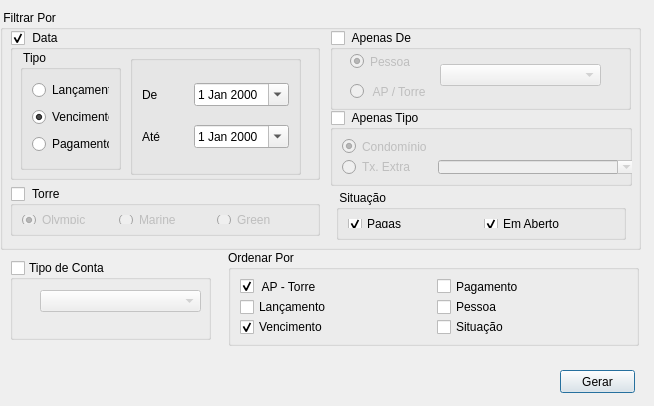
<?xml version="1.0" encoding="UTF-8"?>
<ui version="4.0">
 <class>actoReceiveReport</class>
 <widget class="QDialog" name="actoReceiveReport">
  <property name="geometry">
   <rect>
    <x>0</x>
    <y>0</y>
    <width>654</width>
    <height>406</height>
   </rect>
  </property>
  <property name="windowTitle">
   <string>Dialog</string>
  </property>
  <widget class="QGroupBox" name="groupBox_5">
   <property name="geometry">
    <rect>
     <x>0</x>
     <y>10</y>
     <width>641</width>
     <height>240</height>
    </rect>
   </property>
   <property name="title">
    <string> Filtrar Por</string>
   </property>
   <widget class="QGroupBox" name="groupBoxFilterData">
    <property name="geometry">
     <rect>
      <x>10</x>
      <y>20</y>
      <width>310</width>
      <height>150</height>
     </rect>
    </property>
    <property name="title">
     <string> Data </string>
    </property>
    <property name="checkable">
     <bool>true</bool>
    </property>
    <property name="checked">
     <bool>true</bool>
    </property>
    <widget class="QGroupBox" name="groupBox_7">
     <property name="geometry">
      <rect>
       <x>10</x>
       <y>20</y>
       <width>101</width>
       <height>120</height>
      </rect>
     </property>
     <property name="title">
      <string> Tipo </string>
     </property>
     <layout class="QVBoxLayout" name="verticalLayout_2">
      <item>
       <widget class="QRadioButton" name="radioButtonFilterIssue">
        <property name="text">
         <string>Lançamento</string>
        </property>
        <property name="checked">
         <bool>false</bool>
        </property>
       </widget>
      </item>
      <item>
       <widget class="QRadioButton" name="radioButtonFilterVencto">
        <property name="text">
         <string>Vencimento</string>
        </property>
        <property name="checked">
         <bool>true</bool>
        </property>
       </widget>
      </item>
      <item>
       <widget class="QRadioButton" name="radioButtonFilterPayment">
        <property name="text">
         <string>Pagamento</string>
        </property>
       </widget>
      </item>
     </layout>
    </widget>
    <widget class="QGroupBox" name="groupBox_8">
     <property name="geometry">
      <rect>
       <x>120</x>
       <y>25</y>
       <width>171</width>
       <height>120</height>
      </rect>
     </property>
     <property name="title">
      <string/>
     </property>
     <layout class="QGridLayout" name="gridLayout">
      <item row="0" column="0">
       <widget class="QLabel" name="label">
        <property name="text">
         <string>De</string>
        </property>
       </widget>
      </item>
      <item row="0" column="1">
       <widget class="QDateEdit" name="dateEditFrom">
        <property name="calendarPopup">
         <bool>true</bool>
        </property>
       </widget>
      </item>
      <item row="1" column="0">
       <widget class="QLabel" name="label_2">
        <property name="text">
         <string>Até</string>
        </property>
       </widget>
      </item>
      <item row="1" column="1">
       <widget class="QDateEdit" name="dateEditUntil">
        <property name="calendarPopup">
         <bool>true</bool>
        </property>
       </widget>
      </item>
     </layout>
    </widget>
   </widget>
   <widget class="QGroupBox" name="groupBoxFilterApenasDe">
    <property name="geometry">
     <rect>
      <x>330</x>
      <y>20</y>
      <width>301</width>
      <height>80</height>
     </rect>
    </property>
    <property name="title">
     <string> Apenas De </string>
    </property>
    <property name="checkable">
     <bool>true</bool>
    </property>
    <property name="checked">
     <bool>false</bool>
    </property>
    <widget class="QRadioButton" name="radioButtonPeople">
     <property name="geometry">
      <rect>
       <x>20</x>
       <y>23</y>
       <width>82</width>
       <height>17</height>
      </rect>
     </property>
     <property name="text">
      <string>Pessoa</string>
     </property>
     <property name="checked">
      <bool>true</bool>
     </property>
    </widget>
    <widget class="QRadioButton" name="radioButtonAPTorre">
     <property name="geometry">
      <rect>
       <x>20</x>
       <y>53</y>
       <width>82</width>
       <height>17</height>
      </rect>
     </property>
     <property name="text">
      <string> AP / Torre</string>
     </property>
    </widget>
    <widget class="QComboBox" name="comboBoxPessoaAp">
     <property name="geometry">
      <rect>
       <x>110</x>
       <y>34</y>
       <width>161</width>
       <height>22</height>
      </rect>
     </property>
    </widget>
   </widget>
   <widget class="QGroupBox" name="groupBoxApenasTipo">
    <property name="geometry">
     <rect>
      <x>330</x>
      <y>100</y>
      <width>302</width>
      <height>76</height>
     </rect>
    </property>
    <property name="title">
     <string> Apenas Tipo</string>
    </property>
    <property name="checkable">
     <bool>true</bool>
    </property>
    <property name="checked">
     <bool>false</bool>
    </property>
    <layout class="QGridLayout" name="gridLayout_2">
     <item row="0" column="0">
      <widget class="QRadioButton" name="radioButtonCondominio">
       <property name="text">
        <string>Condomínio</string>
       </property>
       <property name="checked">
        <bool>true</bool>
       </property>
      </widget>
     </item>
     <item row="1" column="0">
      <widget class="QRadioButton" name="radioButtonTxExtra">
       <property name="text">
        <string>Tx. Extra</string>
       </property>
      </widget>
     </item>
     <item row="1" column="1">
      <widget class="SComboBox" name="comboBoxTypeTxExtr">
       <property name="minimumSize">
        <size>
         <width>200</width>
         <height>0</height>
        </size>
       </property>
       <property name="editable">
        <bool>true</bool>
       </property>
      </widget>
     </item>
    </layout>
   </widget>
   <widget class="QGroupBox" name="groupBoxFilterTower">
    <property name="geometry">
     <rect>
      <x>10</x>
      <y>176</y>
      <width>310</width>
      <height>50</height>
     </rect>
    </property>
    <property name="title">
     <string> Torre </string>
    </property>
    <property name="checkable">
     <bool>true</bool>
    </property>
    <property name="checked">
     <bool>false</bool>
    </property>
    <layout class="QHBoxLayout" name="horizontalLayout">
     <item>
      <widget class="QRadioButton" name="radioButtonOlympic">
       <property name="text">
        <string>Olympic</string>
       </property>
       <property name="checked">
        <bool>true</bool>
       </property>
      </widget>
     </item>
     <item>
      <widget class="QRadioButton" name="radioButtonMarine">
       <property name="text">
        <string>Marine</string>
       </property>
      </widget>
     </item>
     <item>
      <widget class="QRadioButton" name="radioButtonGreen">
       <property name="text">
        <string>Green</string>
       </property>
      </widget>
     </item>
    </layout>
   </widget>
   <widget class="QGroupBox" name="groupBoxFilterSituation">
    <property name="geometry">
     <rect>
      <x>336</x>
      <y>180</y>
      <width>290</width>
      <height>50</height>
     </rect>
    </property>
    <property name="title">
     <string> Situação </string>
    </property>
    <layout class="QHBoxLayout" name="horizontalLayout_2">
     <item>
      <widget class="QCheckBox" name="checkBoxPaid">
       <property name="text">
        <string>Pagas</string>
       </property>
       <property name="checked">
        <bool>true</bool>
       </property>
      </widget>
     </item>
     <item>
      <widget class="QCheckBox" name="checkBoxNotPaid">
       <property name="text">
        <string>Em Aberto</string>
       </property>
       <property name="checked">
        <bool>true</bool>
       </property>
      </widget>
     </item>
    </layout>
   </widget>
  </widget>
  <widget class="QGroupBox" name="groupBox_12">
   <property name="geometry">
    <rect>
     <x>228</x>
     <y>250</y>
     <width>411</width>
     <height>96</height>
    </rect>
   </property>
   <property name="title">
    <string>Ordenar Por</string>
   </property>
   <layout class="QGridLayout" name="gridLayout_3">
    <item row="0" column="0">
     <widget class="QCheckBox" name="checkBoxOrderApTorre">
      <property name="text">
       <string> AP - Torre</string>
      </property>
      <property name="checked">
       <bool>true</bool>
      </property>
     </widget>
    </item>
    <item row="0" column="1">
     <widget class="QCheckBox" name="checkBoxOrderPayment">
      <property name="text">
       <string>Pagamento</string>
      </property>
     </widget>
    </item>
    <item row="1" column="0">
     <widget class="QCheckBox" name="checkBoxOrderIssue">
      <property name="text">
       <string>Lançamento</string>
      </property>
     </widget>
    </item>
    <item row="1" column="1">
     <widget class="QCheckBox" name="checkBoxOrderPessoa">
      <property name="text">
       <string>Pessoa</string>
      </property>
     </widget>
    </item>
    <item row="2" column="0">
     <widget class="QCheckBox" name="checkBoxOrderVncto">
      <property name="text">
       <string>Vencimento</string>
      </property>
      <property name="checked">
       <bool>true</bool>
      </property>
     </widget>
    </item>
    <item row="2" column="1">
     <widget class="QCheckBox" name="checkBoxOrderSituation">
      <property name="text">
       <string>Situação</string>
      </property>
     </widget>
    </item>
   </layout>
  </widget>
  <widget class="QPushButton" name="pushButtonBuild">
   <property name="geometry">
    <rect>
     <x>560</x>
     <y>370</y>
     <width>75</width>
     <height>23</height>
    </rect>
   </property>
   <property name="text">
    <string>Gerar</string>
   </property>
  </widget>
  <widget class="QGroupBox" name="groupBoxTipoDeConta">
   <property name="geometry">
    <rect>
     <x>10</x>
     <y>260</y>
     <width>201</width>
     <height>80</height>
    </rect>
   </property>
   <property name="title">
    <string>Tipo de Conta</string>
   </property>
   <property name="checkable">
    <bool>true</bool>
   </property>
   <property name="checked">
    <bool>false</bool>
   </property>
   <widget class="QComboBox" name="comboBoxTipodeConta">
    <property name="geometry">
     <rect>
      <x>30</x>
      <y>30</y>
      <width>161</width>
      <height>22</height>
     </rect>
    </property>
   </widget>
  </widget>
 </widget>
 <customwidgets>
  <customwidget>
   <class>SComboBox</class>
   <extends>QComboBox</extends>
   <header location="global">scombobox.h</header>
  </customwidget>
 </customwidgets>
 <resources/>
 <connections/>
</ui>
